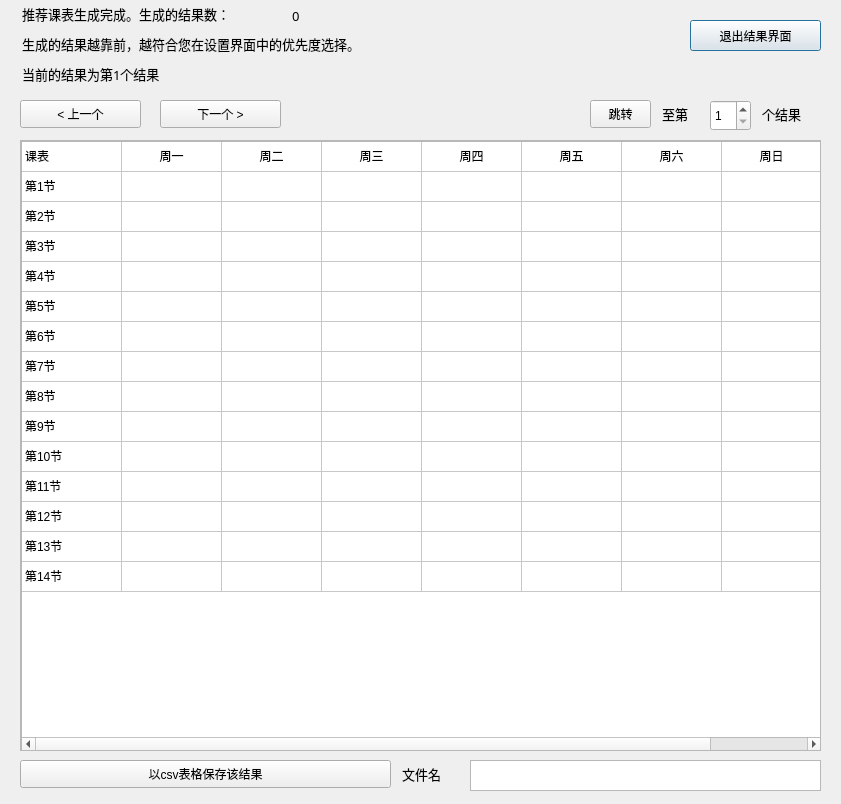
<?xml version="1.0" encoding="UTF-8"?>
<ui version="4.0">
 <class>ShowResult</class>
 <widget class="QDialog" name="ShowResult">
  <property name="geometry">
   <rect>
    <x>0</x>
    <y>0</y>
    <width>841</width>
    <height>804</height>
   </rect>
  </property>
  <property name="windowTitle">
   <string>推荐结果</string>
  </property>
  <widget class="QScrollArea" name="scrollArea">
   <property name="geometry">
    <rect>
     <x>20</x>
     <y>140</y>
     <width>801</width>
     <height>611</height>
    </rect>
   </property>
   <property name="widgetResizable">
    <bool>true</bool>
   </property>
   <widget class="QWidget" name="scrollAreaWidgetContents">
    <property name="geometry">
     <rect>
      <x>0</x>
      <y>0</y>
      <width>799</width>
      <height>609</height>
     </rect>
    </property>
    <widget class="QTableWidget" name="table">
     <property name="geometry">
      <rect>
       <x>0</x>
       <y>0</y>
       <width>801</width>
       <height>611</height>
      </rect>
     </property>
     <property name="showGrid">
      <bool>true</bool>
     </property>
     <property name="wordWrap">
      <bool>true</bool>
     </property>
     <property name="rowCount">
      <number>15</number>
     </property>
     <property name="columnCount">
      <number>8</number>
     </property>
     <attribute name="horizontalHeaderVisible">
      <bool>false</bool>
     </attribute>
     <attribute name="verticalHeaderVisible">
      <bool>false</bool>
     </attribute>
     <row/>
     <row/>
     <row/>
     <row/>
     <row/>
     <row/>
     <row/>
     <row/>
     <row/>
     <row/>
     <row/>
     <row/>
     <row/>
     <row/>
     <row/>
     <column/>
     <column/>
     <column/>
     <column/>
     <column/>
     <column/>
     <column/>
     <column/>
     <item row="0" column="0">
      <property name="text">
       <string>课表</string>
      </property>
      <property name="textAlignment">
       <set>AlignLeading|AlignVCenter</set>
      </property>
      <property name="flags">
       <set>ItemIsSelectable|ItemIsDragEnabled|ItemIsDropEnabled|ItemIsUserCheckable|ItemIsEnabled</set>
      </property>
     </item>
     <item row="0" column="1">
      <property name="text">
       <string>周一</string>
      </property>
      <property name="textAlignment">
       <set>AlignCenter</set>
      </property>
     </item>
     <item row="0" column="2">
      <property name="text">
       <string>周二</string>
      </property>
      <property name="textAlignment">
       <set>AlignCenter</set>
      </property>
     </item>
     <item row="0" column="3">
      <property name="text">
       <string>周三</string>
      </property>
      <property name="textAlignment">
       <set>AlignCenter</set>
      </property>
     </item>
     <item row="0" column="4">
      <property name="text">
       <string>周四</string>
      </property>
      <property name="textAlignment">
       <set>AlignCenter</set>
      </property>
     </item>
     <item row="0" column="5">
      <property name="text">
       <string>周五</string>
      </property>
      <property name="textAlignment">
       <set>AlignCenter</set>
      </property>
     </item>
     <item row="0" column="6">
      <property name="text">
       <string>周六</string>
      </property>
      <property name="textAlignment">
       <set>AlignCenter</set>
      </property>
     </item>
     <item row="0" column="7">
      <property name="text">
       <string>周日</string>
      </property>
      <property name="textAlignment">
       <set>AlignCenter</set>
      </property>
     </item>
     <item row="1" column="0">
      <property name="text">
       <string>第1节</string>
      </property>
      <property name="flags">
       <set>ItemIsSelectable|ItemIsDragEnabled|ItemIsDropEnabled|ItemIsUserCheckable|ItemIsEnabled</set>
      </property>
     </item>
     <item row="2" column="0">
      <property name="text">
       <string>第2节</string>
      </property>
     </item>
     <item row="3" column="0">
      <property name="text">
       <string>第3节</string>
      </property>
     </item>
     <item row="4" column="0">
      <property name="text">
       <string>第4节</string>
      </property>
     </item>
     <item row="5" column="0">
      <property name="text">
       <string>第5节</string>
      </property>
     </item>
     <item row="6" column="0">
      <property name="text">
       <string>第6节</string>
      </property>
     </item>
     <item row="7" column="0">
      <property name="text">
       <string>第7节</string>
      </property>
     </item>
     <item row="8" column="0">
      <property name="text">
       <string>第8节</string>
      </property>
     </item>
     <item row="9" column="0">
      <property name="text">
       <string>第9节</string>
      </property>
     </item>
     <item row="10" column="0">
      <property name="text">
       <string>第10节</string>
      </property>
     </item>
     <item row="11" column="0">
      <property name="text">
       <string>第11节</string>
      </property>
     </item>
     <item row="12" column="0">
      <property name="text">
       <string>第12节</string>
      </property>
     </item>
     <item row="13" column="0">
      <property name="text">
       <string>第13节</string>
      </property>
     </item>
     <item row="14" column="0">
      <property name="text">
       <string>第14节</string>
      </property>
     </item>
    </widget>
   </widget>
  </widget>
  <widget class="QPushButton" name="pushButton">
   <property name="geometry">
    <rect>
     <x>690</x>
     <y>20</y>
     <width>131</width>
     <height>31</height>
    </rect>
   </property>
   <property name="text">
    <string>退出结果界面</string>
   </property>
  </widget>
  <widget class="QPushButton" name="prevRes">
   <property name="geometry">
    <rect>
     <x>20</x>
     <y>100</y>
     <width>121</width>
     <height>28</height>
    </rect>
   </property>
   <property name="text">
    <string>&lt; 上一个</string>
   </property>
  </widget>
  <widget class="QPushButton" name="nextRes">
   <property name="geometry">
    <rect>
     <x>160</x>
     <y>100</y>
     <width>121</width>
     <height>28</height>
    </rect>
   </property>
   <property name="text">
    <string>下一个 &gt;</string>
   </property>
  </widget>
  <widget class="QSpinBox" name="target">
   <property name="geometry">
    <rect>
     <x>710</x>
     <y>100</y>
     <width>41</width>
     <height>31</height>
    </rect>
   </property>
   <property name="minimum">
    <number>1</number>
   </property>
   <property name="maximum">
    <number>25</number>
   </property>
  </widget>
  <widget class="QLineEdit" name="lineEdit_9">
   <property name="enabled">
    <bool>true</bool>
   </property>
   <property name="geometry">
    <rect>
     <x>660</x>
     <y>100</y>
     <width>41</width>
     <height>31</height>
    </rect>
   </property>
   <property name="font">
    <font>
     <family>宋体</family>
     <pointsize>10</pointsize>
    </font>
   </property>
   <property name="cursor">
    <cursorShape>BlankCursor</cursorShape>
   </property>
   <property name="mouseTracking">
    <bool>false</bool>
   </property>
   <property name="autoFillBackground">
    <bool>false</bool>
   </property>
   <property name="styleSheet">
    <string notr="true">background-color:rgba(0,0,0,0);</string>
   </property>
   <property name="text">
    <string>至第</string>
   </property>
   <property name="frame">
    <bool>false</bool>
   </property>
   <property name="readOnly">
    <bool>true</bool>
   </property>
  </widget>
  <widget class="QLineEdit" name="lineEdit_10">
   <property name="enabled">
    <bool>true</bool>
   </property>
   <property name="geometry">
    <rect>
     <x>760</x>
     <y>100</y>
     <width>61</width>
     <height>31</height>
    </rect>
   </property>
   <property name="font">
    <font>
     <family>宋体</family>
     <pointsize>10</pointsize>
    </font>
   </property>
   <property name="cursor">
    <cursorShape>BlankCursor</cursorShape>
   </property>
   <property name="mouseTracking">
    <bool>false</bool>
   </property>
   <property name="autoFillBackground">
    <bool>false</bool>
   </property>
   <property name="styleSheet">
    <string notr="true">background-color:rgba(0,0,0,0);</string>
   </property>
   <property name="text">
    <string>个结果</string>
   </property>
   <property name="frame">
    <bool>false</bool>
   </property>
   <property name="readOnly">
    <bool>true</bool>
   </property>
  </widget>
  <widget class="QPushButton" name="navigate">
   <property name="geometry">
    <rect>
     <x>590</x>
     <y>100</y>
     <width>61</width>
     <height>28</height>
    </rect>
   </property>
   <property name="text">
    <string>跳转</string>
   </property>
  </widget>
  <widget class="QLineEdit" name="title">
   <property name="enabled">
    <bool>true</bool>
   </property>
   <property name="geometry">
    <rect>
     <x>20</x>
     <y>60</y>
     <width>191</width>
     <height>31</height>
    </rect>
   </property>
   <property name="font">
    <font>
     <family>宋体</family>
     <pointsize>10</pointsize>
    </font>
   </property>
   <property name="cursor">
    <cursorShape>BlankCursor</cursorShape>
   </property>
   <property name="mouseTracking">
    <bool>false</bool>
   </property>
   <property name="autoFillBackground">
    <bool>false</bool>
   </property>
   <property name="styleSheet">
    <string notr="true">background-color:rgba(0,0,0,0);</string>
   </property>
   <property name="text">
    <string>当前的结果为第1个结果</string>
   </property>
   <property name="frame">
    <bool>false</bool>
   </property>
   <property name="readOnly">
    <bool>true</bool>
   </property>
  </widget>
  <widget class="QLineEdit" name="lineEdit_11">
   <property name="enabled">
    <bool>true</bool>
   </property>
   <property name="geometry">
    <rect>
     <x>20</x>
     <y>0</y>
     <width>361</width>
     <height>31</height>
    </rect>
   </property>
   <property name="font">
    <font>
     <family>宋体</family>
     <pointsize>10</pointsize>
    </font>
   </property>
   <property name="cursor">
    <cursorShape>BlankCursor</cursorShape>
   </property>
   <property name="mouseTracking">
    <bool>false</bool>
   </property>
   <property name="autoFillBackground">
    <bool>false</bool>
   </property>
   <property name="styleSheet">
    <string notr="true">background-color:rgba(0,0,0,0);</string>
   </property>
   <property name="text">
    <string>推荐课表生成完成。生成的结果数：</string>
   </property>
   <property name="frame">
    <bool>false</bool>
   </property>
   <property name="readOnly">
    <bool>true</bool>
   </property>
  </widget>
  <widget class="QLineEdit" name="lineEdit_12">
   <property name="enabled">
    <bool>true</bool>
   </property>
   <property name="geometry">
    <rect>
     <x>20</x>
     <y>30</y>
     <width>451</width>
     <height>31</height>
    </rect>
   </property>
   <property name="font">
    <font>
     <family>宋体</family>
     <pointsize>10</pointsize>
    </font>
   </property>
   <property name="cursor">
    <cursorShape>BlankCursor</cursorShape>
   </property>
   <property name="mouseTracking">
    <bool>false</bool>
   </property>
   <property name="autoFillBackground">
    <bool>false</bool>
   </property>
   <property name="styleSheet">
    <string notr="true">background-color:rgba(0,0,0,0);</string>
   </property>
   <property name="text">
    <string>生成的结果越靠前，越符合您在设置界面中的优先度选择。</string>
   </property>
   <property name="frame">
    <bool>false</bool>
   </property>
   <property name="readOnly">
    <bool>true</bool>
   </property>
  </widget>
  <widget class="QLineEdit" name="resCount">
   <property name="enabled">
    <bool>true</bool>
   </property>
   <property name="geometry">
    <rect>
     <x>290</x>
     <y>0</y>
     <width>21</width>
     <height>31</height>
    </rect>
   </property>
   <property name="font">
    <font>
     <family>宋体</family>
     <pointsize>10</pointsize>
    </font>
   </property>
   <property name="cursor">
    <cursorShape>BlankCursor</cursorShape>
   </property>
   <property name="mouseTracking">
    <bool>false</bool>
   </property>
   <property name="autoFillBackground">
    <bool>false</bool>
   </property>
   <property name="styleSheet">
    <string notr="true">background-color:rgba(0,0,0,0);</string>
   </property>
   <property name="text">
    <string>0</string>
   </property>
   <property name="frame">
    <bool>false</bool>
   </property>
   <property name="readOnly">
    <bool>true</bool>
   </property>
  </widget>
  <widget class="QPushButton" name="save_2">
   <property name="geometry">
    <rect>
     <x>20</x>
     <y>760</y>
     <width>371</width>
     <height>28</height>
    </rect>
   </property>
   <property name="text">
    <string>以csv表格保存该结果</string>
   </property>
  </widget>
  <widget class="QTextEdit" name="filename">
   <property name="geometry">
    <rect>
     <x>470</x>
     <y>760</y>
     <width>351</width>
     <height>31</height>
    </rect>
   </property>
   <property name="markdown">
    <string/>
   </property>
   <property name="html">
    <string>&lt;!DOCTYPE HTML PUBLIC &quot;-//W3C//DTD HTML 4.0//EN&quot; &quot;http://www.w3.org/TR/REC-html40/strict.dtd&quot;&gt;
&lt;html&gt;&lt;head&gt;&lt;meta name=&quot;qrichtext&quot; content=&quot;1&quot; /&gt;&lt;style type=&quot;text/css&quot;&gt;
p, li { white-space: pre-wrap; }
&lt;/style&gt;&lt;/head&gt;&lt;body style=&quot; font-family:'SimSun'; font-size:9pt; font-weight:400; font-style:normal;&quot;&gt;
&lt;p style=&quot;-qt-paragraph-type:empty; margin-top:6px; margin-bottom:6px; margin-left:0px; margin-right:0px; -qt-block-indent:0; text-indent:0px;&quot;&gt;&lt;br /&gt;&lt;/p&gt;&lt;/body&gt;&lt;/html&gt;</string>
   </property>
  </widget>
  <widget class="QLineEdit" name="title_2">
   <property name="enabled">
    <bool>true</bool>
   </property>
   <property name="geometry">
    <rect>
     <x>400</x>
     <y>760</y>
     <width>61</width>
     <height>31</height>
    </rect>
   </property>
   <property name="font">
    <font>
     <family>宋体</family>
     <pointsize>10</pointsize>
    </font>
   </property>
   <property name="cursor">
    <cursorShape>BlankCursor</cursorShape>
   </property>
   <property name="mouseTracking">
    <bool>false</bool>
   </property>
   <property name="autoFillBackground">
    <bool>false</bool>
   </property>
   <property name="styleSheet">
    <string notr="true">background-color:rgba(0,0,0,0);</string>
   </property>
   <property name="text">
    <string>文件名</string>
   </property>
   <property name="frame">
    <bool>false</bool>
   </property>
   <property name="readOnly">
    <bool>true</bool>
   </property>
  </widget>
 </widget>
 <resources/>
 <connections/>
</ui>
